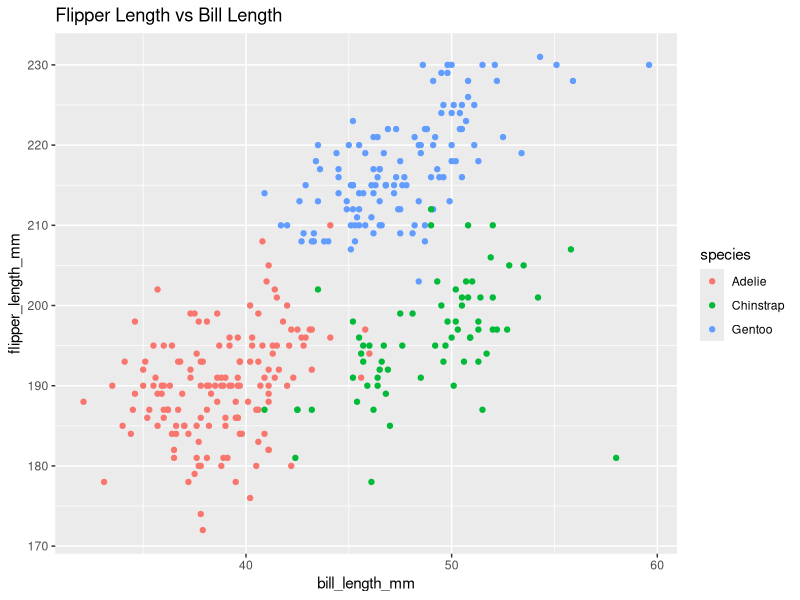
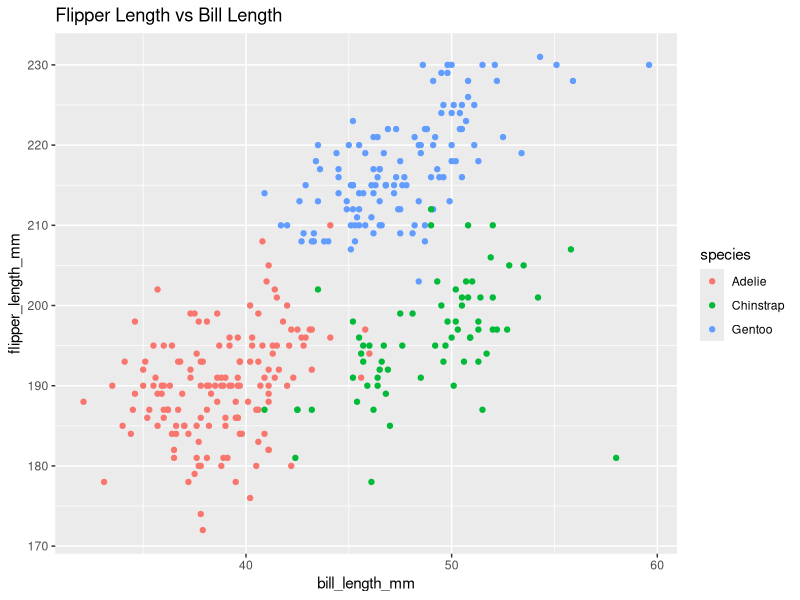

Write the R code that produced these figures, in order.
## ---- chunk 1
library(tidyverse)
## ---- chunk 2
data("penguins", package = "palmerpenguins")
## ---- chunk 3
# Variable names
key_variables <- colnames(penguins)
# Number of rows
num_rows <- nrow(penguins)
# Number of columns
num_columns <- ncol(penguins)
# Mean flipper length
mean_flipper_length <- mean(pull(penguins, flipper_length_mm), na.rm = TRUE)
# Penguins species
penguins_species <- unique(pull(penguins, species))
## ---- chunk 4
ggplot(penguins, aes(x = bill_length_mm, y = flipper_length_mm, color = species)) +
  geom_point() +
  labs(title = "Flipper Length vs Bill Length")
# Saving the scatterplot
ggsave("penguins_scatterplot.png")
